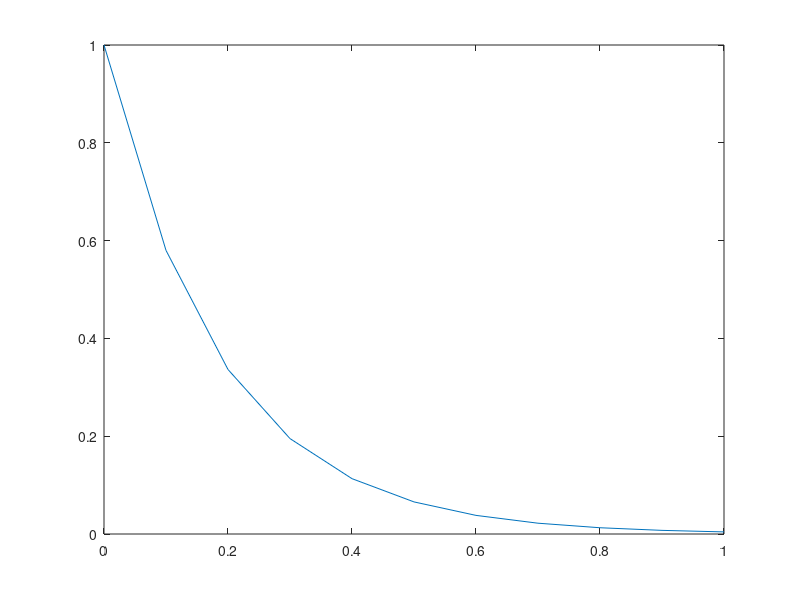

MATLAB code to generate this figure:
func=@(x,y)-6*y;
h=0.1;
N=10;
y(1)=1;
x(1)=0;
for n=1:N
    k1=func(x(n),y(n));
    k2=func(x(n)+(3/4*h), y(n)+(3/4*h*k1));
    y(n+1)=y(n)+((k1/3)+((2*k2)/3))*h;
    x(n+1)=n*h;
end
plot(x,y)
